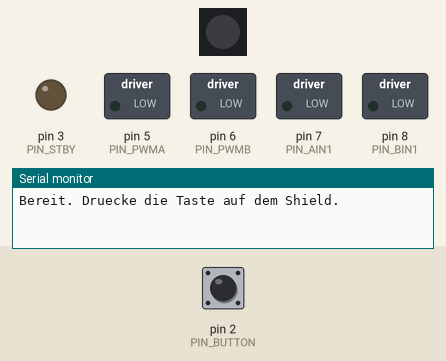
A sketch run on a simulated Arduino Uno, built with avr-gcc and run on an emulated ATmega328P. Shown: 1 RGB LEDs in strip order, left to right, switched loads named in the sketch (green lamp = pin HIGH), output pins drawn as LEDs (lit = HIGH), the last lines printed to the serial monitor. The inputs (shaded band) are chosen by the test bench; at power-on: pin 2 (PIN_BUTTON) HIGH.

Above: at 0.8 s.
0.9 s: pin 2 (PIN_BUTTON) pulled LOW for 0.15 s
At 5.7 s:
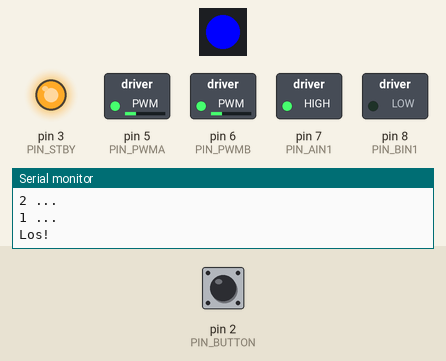
At 8.3 s:
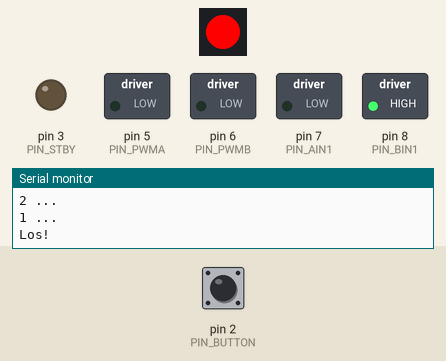
Timing chart, 0 to 9.8 s (numbered marks = the images above; inputs shaded):
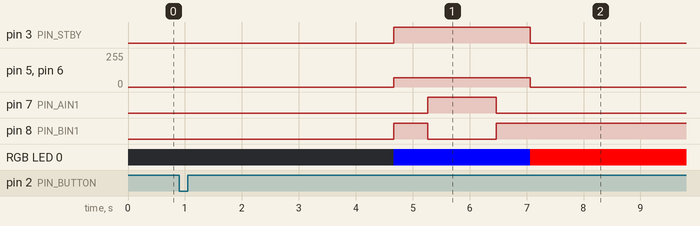

The sketch:

106_follow_color_uno_exercise.ino
```cpp
// Beispiel 106 - Dem farbigen Punkt folgen
#include <FastLED.h>
const uint8_t PIN_PWMA=5, PIN_AIN1=7;   // rechter Motor
const uint8_t PIN_PWMB=6, PIN_BIN1=8;   // linker Motor
const uint8_t PIN_STBY=3, PIN_BUTTON=2, PIN_LED=4;  // Treiber, Taste, LED
const int IMG_CENTER=160, MIN_WIDTH=12, STEER_DIV=4;  // Bild/Breite/Lenkung
const int BASE_SPEED=120, SEARCH_SPEED=70, SEARCH_FLIP_MS=1200;  // Tempo
const unsigned long LOST_MS=600;  // Ziel kurz weg: suchen
const unsigned long CAM_LOST_MS=3000;  // keine Kamera: anhalten
CRGB leds[1]; char buf[48]; int bufLen=0, searchDir=1;  // Puffer/Laenge
unsigned long lastSeen=0, lastFlip=0;  // letzte Sicht/Drehung

void stopMotors() {
  analogWrite(PIN_PWMA, 0); analogWrite(PIN_PWMB, 0);
  digitalWrite(PIN_STBY, LOW);
}
void drive(int leftSpeed, int rightSpeed) {
  leftSpeed = constrain(leftSpeed, -255, 255);
  rightSpeed = constrain(rightSpeed, -255, 255);
  digitalWrite(PIN_BIN1, leftSpeed >= 0);
  digitalWrite(PIN_AIN1, rightSpeed >= 0);
  analogWrite(PIN_PWMB, abs(leftSpeed));
  analogWrite(PIN_PWMA, abs(rightSpeed));
  digitalWrite(PIN_STBY, HIGH);
}
bool buttonPressed() {
  if (digitalRead(PIN_BUTTON) == LOW) {
    delay(30);  // Prellen ignorieren
    return digitalRead(PIN_BUTTON) == LOW;
  }
  return false;
}
void waitForStart() {
  Serial.println(F("Bereit. Druecke die Taste auf dem Shield."));
  while (!buttonPressed()) {
    delay(20);
  }
  while (buttonPressed()) {  // warten, bis die Taste losgelassen ist
    delay(20);
  }
  for (int i = 3; i > 0; i--) {
    Serial.print(i);
    Serial.println(F(" ..."));
    delay(1000);
  }
  Serial.println(F("Los!"));
}
void setStatus(CRGB color) {
  leds[0] = color;
  FastLED.show();
}
bool readTelegram() {
  while (Serial.available()) {
    char c = Serial.read();
    if (c == '{') { bufLen = 0; }
    else if (c == '}') { buf[bufLen] = '\0'; return true; }
    else if (bufLen < (int)sizeof(buf) - 1) { buf[bufLen++] = c; }
  }
  return false;
}
// Sucht "x":160 in text und gibt 160 zurueck. Sonst -1.
int readValue(const char *text, char key) {
  const char *p = strchr(text, key);
  if (p == NULL) return -1;
  p = strchr(p, ':');
  if (p == NULL) return -1;
  return atoi(p + 1);
}
void follow(int x, int w) {
  if (w < MIN_WIDTH) {  // zu weit weg
    stopMotors(); setStatus(CRGB::Red);
    return;
  }
  int error = x - IMG_CENTER;
  int steer = error / STEER_DIV;
  drive(BASE_SPEED + steer, BASE_SPEED - steer);
  setStatus(CRGB::Green);
}
void search() {
  drive(SEARCH_SPEED * searchDir, -SEARCH_SPEED * searchDir);
  setStatus(CRGB::Blue);
  if (millis() - lastFlip > SEARCH_FLIP_MS) {
    searchDir = -searchDir; lastFlip = millis();
  }
}
void setup() {
  Serial.begin(9600); pinMode(PIN_BUTTON, INPUT_PULLUP);
  pinMode(PIN_STBY, OUTPUT); pinMode(PIN_AIN1, OUTPUT);
  pinMode(PIN_BIN1, OUTPUT); pinMode(PIN_PWMA, OUTPUT);
  pinMode(PIN_PWMB, OUTPUT);
  stopMotors();
  FastLED.addLeds<WS2812, PIN_LED, GRB>(leds, 1);
  setStatus(CRGB::Black);
  waitForStart();
  lastSeen = millis(); lastFlip = millis();
}
void loop() {
  if (readTelegram()) {
    int x = readValue(buf, 'x'), w = readValue(buf, 'w');
    if (x >= 0 && w >= 0) {
      lastSeen = millis(); follow(x, w);
      return;
    }
  }
  if (millis() - lastSeen > CAM_LOST_MS) {
    stopMotors(); setStatus(CRGB::Red);
  } else if (millis() - lastSeen > LOST_MS) {
    search();
  }
}
```

Measured:
- after the input at 0.9 s, pin 3 (PIN_STBY): LOW → HIGH after 3.8 s, → LOW 2.4 s later; pin 5 (PIN_PWMA): 0/255 → 70/255 after 3.8 s, → 0/255 2.4 s later
